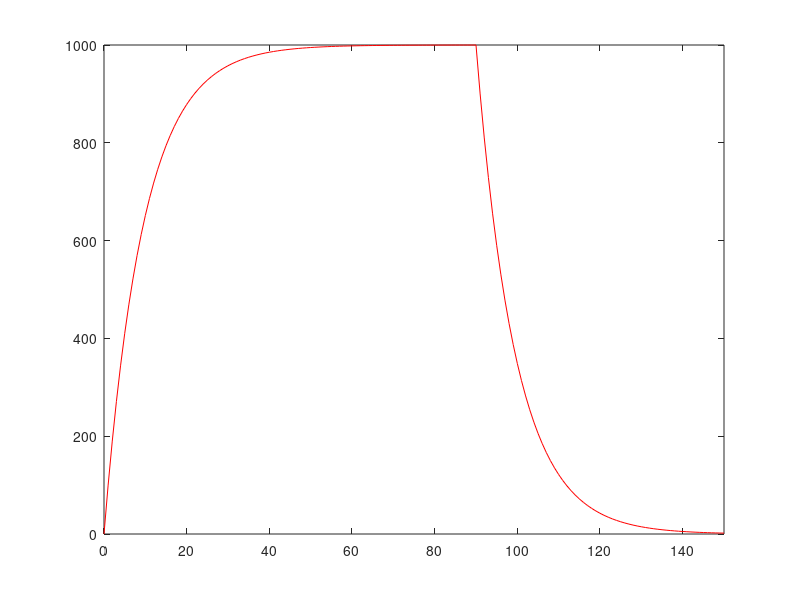

Recreate this plot in MATLAB.
% Charging and discharging curves for passive membrane patch
% R Rao 2007 

clc;
clear all;
close all;

% input current
I = 10 % nA

% capacitance and leak resistance

C = 0.1 % nF

R = 100 % M ohms

tau = R*C % = 0.1*100 nF-Mohms = 100*100 pF Mohms = 10 ms
disp('(Theoretical)')

% membrane potential equation dV/dt = - V/RC + I/C

tstop = 150; % ms

V_inf = I*R; % peak V (in mV)

tau = 0; % experimental (ms)

h = 1; % ms (step size)

V = 0; % mV
V_trace = [V]; % mV

for t = h:h:tstop

   % Euler method: V(t+h) = V(t) + h*dV/dt
   V = V + h * (- (V/(R*C)) + (I/C));

   % Verify membrane time constant
   if (~tau && (V > 0.6321*V_inf))
     tau = t
     disp('(Experimental)')
     fprintf('V is %f and tau = %f R*C = %f\n', V, tau, R*C);
   end
   
   % Stop current injection 
   if (t >= 0.6*tstop)
     I = 0;
   end

   V_trace = [V_trace V];
   if ~rem(t,10)
    plot(0:h:t,V_trace,'r')
     axis([0 tstop 0 V_inf])
    drawnow
   end

end


  
